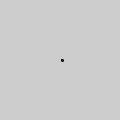
Frame 1 (no input)
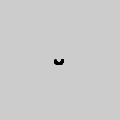
Frame 60 (the mouse pressed at the canvas centre just before this capture)
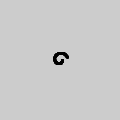
Frame 120 (the mouse held since frame 60 and released just before this capture)

The Processing sketch that drew these frames (run headless with seeded random() and noise(); from frame 60 on, the mouse is pressed at the canvas centre):

// Processing sketch: sketch_200320m
// ── sketch_200320m.pde
float angle = 0.0;
float offset = 60;
float scalar = 2;
float speed = 0.05;

void setup()
{
  size(120, 120);
  fill(0);
}

void draw()
{
  float x = offset + cos(angle)*scalar;
  float y = offset + sin(angle)*scalar;
  
  ellipse(x, y, 2, 2);
  angle += speed;
  scalar += speed;
}
